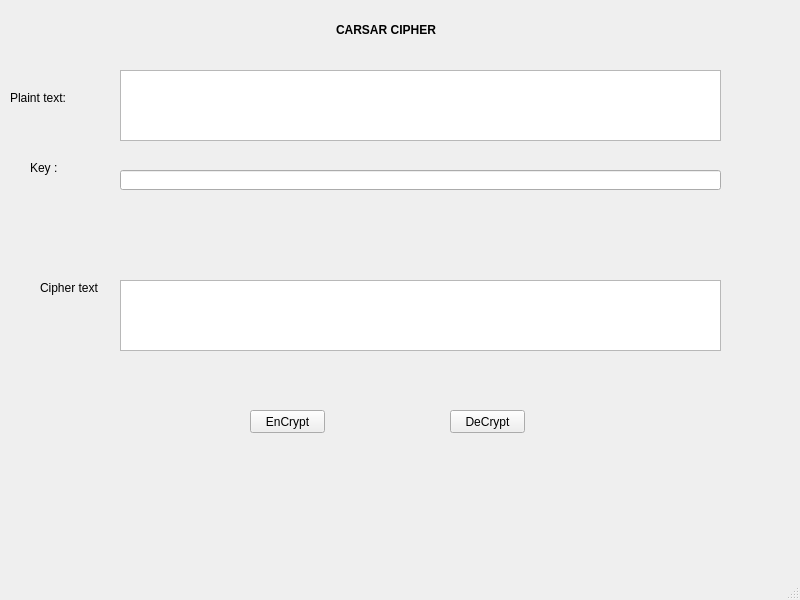
<?xml version="1.0" encoding="UTF-8"?>
<ui version="4.0">
 <class>MainWindow</class>
 <widget class="QMainWindow" name="MainWindow">
  <property name="geometry">
   <rect>
    <x>0</x>
    <y>0</y>
    <width>800</width>
    <height>600</height>
   </rect>
  </property>
  <property name="windowTitle">
   <string>MainWindow</string>
  </property>
  <widget class="QWidget" name="centralwidget">
   <widget class="QLabel" name="label">
    <property name="geometry">
     <rect>
      <x>336</x>
      <y>20</y>
      <width>101</width>
      <height>20</height>
     </rect>
    </property>
    <property name="font">
     <font>
      <weight>75</weight>
      <bold>true</bold>
     </font>
    </property>
    <property name="text">
     <string>CARSAR CIPHER</string>
    </property>
   </widget>
   <widget class="QLabel" name="label_2">
    <property name="geometry">
     <rect>
      <x>10</x>
      <y>90</y>
      <width>61</width>
      <height>16</height>
     </rect>
    </property>
    <property name="text">
     <string>Plaint text:</string>
    </property>
   </widget>
   <widget class="QLabel" name="label_3">
    <property name="geometry">
     <rect>
      <x>30</x>
      <y>160</y>
      <width>61</width>
      <height>16</height>
     </rect>
    </property>
    <property name="text">
     <string>Key :</string>
    </property>
   </widget>
   <widget class="QLabel" name="label_4">
    <property name="geometry">
     <rect>
      <x>40</x>
      <y>280</y>
      <width>61</width>
      <height>16</height>
     </rect>
    </property>
    <property name="text">
     <string>Cipher text :</string>
    </property>
   </widget>
   <widget class="QPushButton" name="btn_encrypt">
    <property name="geometry">
     <rect>
      <x>250</x>
      <y>410</y>
      <width>75</width>
      <height>23</height>
     </rect>
    </property>
    <property name="text">
     <string>EnCrypt</string>
    </property>
   </widget>
   <widget class="QPushButton" name="btn_decrypt">
    <property name="geometry">
     <rect>
      <x>450</x>
      <y>410</y>
      <width>75</width>
      <height>23</height>
     </rect>
    </property>
    <property name="text">
     <string>DeCrypt</string>
    </property>
   </widget>
   <widget class="QTextEdit" name="txt_cipher_text">
    <property name="geometry">
     <rect>
      <x>120</x>
      <y>280</y>
      <width>601</width>
      <height>71</height>
     </rect>
    </property>
   </widget>
   <widget class="QLineEdit" name="txt_key">
    <property name="geometry">
     <rect>
      <x>120</x>
      <y>170</y>
      <width>601</width>
      <height>20</height>
     </rect>
    </property>
   </widget>
   <widget class="QTextEdit" name="txt_plain_text">
    <property name="geometry">
     <rect>
      <x>120</x>
      <y>70</y>
      <width>601</width>
      <height>71</height>
     </rect>
    </property>
   </widget>
  </widget>
  <widget class="QMenuBar" name="menubar">
   <property name="geometry">
    <rect>
     <x>0</x>
     <y>0</y>
     <width>800</width>
     <height>21</height>
    </rect>
   </property>
  </widget>
  <widget class="QStatusBar" name="statusbar"/>
 </widget>
 <resources/>
 <connections/>
</ui>
